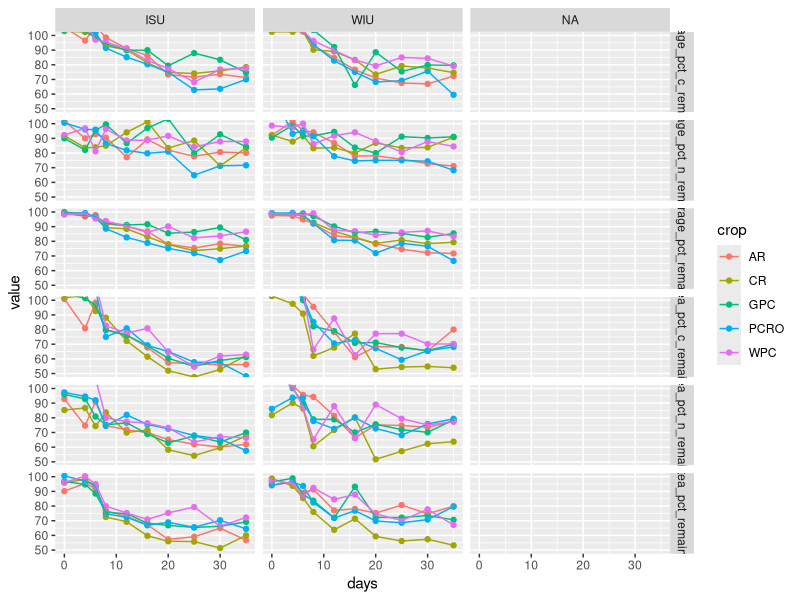
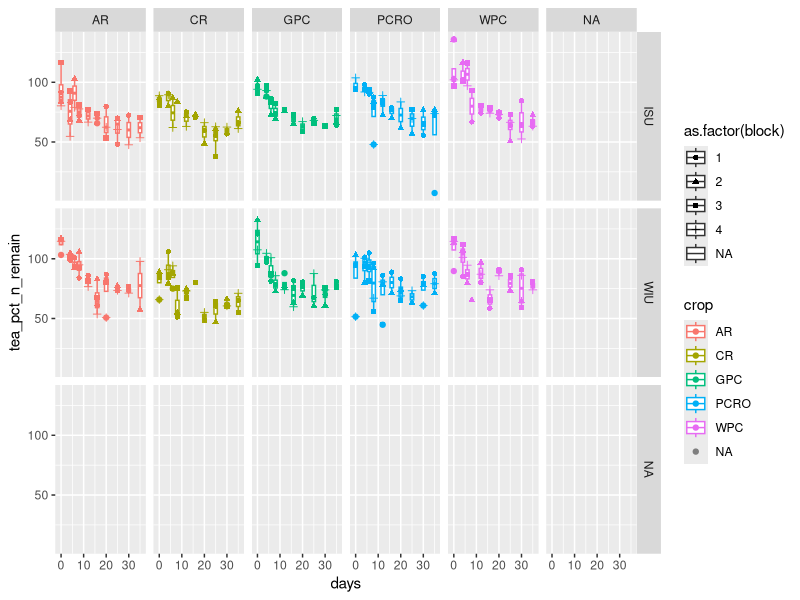

Source code (R) for these figures, in order: (Note: this script raises an error after producing the figures.)
# LIBRARIES ----
library(tidyverse)

# READ IN THE DATA ----
decomp.df <- read_csv("output/cleaned raw data.csv")

# GET COLUMNS ALL SET UP TO BE THE RIGHT KIND OF THING ----
decomp.df <- decomp.df %>%
  mutate(location = as.factor(location),
         crop = as.factor(crop),
         tea_initial_drywt_g = as.numeric(tea_initial_drywt_g))

# CALCULATE PERCENT MASS REMAINING ----

# forage bags ----

# forage bag percent remaining
decomp.df <- decomp.df %>%
  mutate(
    forage_mass_loss = forage_initial_drywt_g - forage_final_drywt_g,
    forage_pct_remain = (forage_final_drywt_g / forage_initial_drywt_g) * 100)

# proportion of nutrient remaining 
decomp.df <- decomp.df %>%
  mutate(
    forage_collected_prop_c = forage_pct_c / 100,
    forage_collected_prop_n = forage_pct_n / 100)

# pull out t0 carbon and nitrogen
decomp.df %>%
  group_by(location, crop) %>%
  summarize(forage_t0_prop_n = mean(forage_collected_prop_n, na.rm = TRUE)) %>%
  ungroup()

# calculate grams of c in t0 samples
decomp.df <- decomp.df %>%
  mutate(forage_t0_c_g = case_when(
    crop == "AR" & location == "ISU" ~ forage_initial_drywt_g * 0.398,
    crop == "CR" & location == "ISU" ~ forage_initial_drywt_g * 0.418,
    crop == "GPC" & location == "ISU" ~ forage_initial_drywt_g * 0.421,
    crop == "PCRO" & location == "ISU" ~ forage_initial_drywt_g * 0.426,
    crop == "WPC" & location == "ISU" ~ forage_initial_drywt_g * 0.401,
    crop == "AR" & location == "WIU" ~ forage_initial_drywt_g * 0.381,
    crop == "CR" & location == "WIU" ~ forage_initial_drywt_g * 0.404,
    crop == "GPC" & location == "WIU" ~ forage_initial_drywt_g * 0.382,
    crop == "PCRO" & location == "WIU" ~ forage_initial_drywt_g * 0.395,
    crop == "WPC" & location == "WIU" ~ forage_initial_drywt_g * 0.401
  ))

# calculate grams of n in t0 samples
decomp.df <- decomp.df %>%
  mutate(forage_t0_n_g = case_when(
    crop == "AR" & location == "ISU" ~ forage_initial_drywt_g * 0.0270,
    crop == "CR" & location == "ISU" ~ forage_initial_drywt_g * 0.0218,
    crop == "GPC" & location == "ISU" ~ forage_initial_drywt_g * 0.0240,
    crop == "PCRO" & location == "ISU" ~ forage_initial_drywt_g *0.0419,
    crop == "WPC" & location == "ISU" ~ forage_initial_drywt_g * 0.0284,
    crop == "AR" & location == "WIU" ~ forage_initial_drywt_g * 0.0270,
    crop == "CR" & location == "WIU" ~ forage_initial_drywt_g * 0.0206,
    crop == "GPC" & location == "WIU" ~ forage_initial_drywt_g * 0.0250,
    crop == "PCRO" & location == "WIU" ~ forage_initial_drywt_g *0.0344,
    crop == "WPC" & location == "WIU" ~ forage_initial_drywt_g * 0.0267
  ))

# calculate grams of c and n in when collected
decomp.df <- decomp.df %>%
  mutate(forage_collected_c_g = forage_final_drywt_g * forage_collected_prop_c,
         forage_collected_n_g = forage_final_drywt_g * forage_collected_prop_n)

# determine percent remaining
decomp.df <- decomp.df %>%
  mutate(forage_pct_c_remain = forage_collected_c_g / forage_t0_c_g * 100,
         forage_pct_n_remain = forage_collected_n_g / forage_t0_n_g * 100)

# tea bags ----

# tea bag percent remaining
decomp.df <- decomp.df %>%
  mutate(
    tea_mass_loss = tea_initial_drywt_g - tea_final_drywt_g,
    tea_pct_remain = (tea_final_drywt_g / tea_initial_drywt_g) * 100, na.rm = TRUE)

# proportion of nutrient remaining 
decomp.df <- decomp.df %>%
  mutate(
    tea_collected_prop_c = tea_pct_c / 100,
    tea_collected_prop_n = tea_pct_n / 100)

# pull out t0 carbon and nitrogen
decomp.df %>%
  group_by(location, crop) %>%
  summarize(tea_t0_prop_c = mean(tea_collected_prop_c, na.rm = TRUE)) %>%
  ungroup()

# calculate grams of c in t0 samples
decomp.df <- decomp.df %>%
  mutate(tea_t0_c_g = case_when(
    crop == "AR" & location == "ISU" ~ tea_initial_drywt_g * 0.437,
    crop == "CR" & location == "ISU" ~ tea_initial_drywt_g * 0.454,
    crop == "GPC" & location == "ISU" ~ tea_initial_drywt_g * 0.447,
    crop == "PCRO" & location == "ISU" ~ tea_initial_drywt_g *0.422,
    crop == "WPC" & location == "ISU" ~ tea_initial_drywt_g * 0.392,
    crop == "AR" & location == "WIU" ~ tea_initial_drywt_g * 0.382,
    crop == "CR" & location == "WIU" ~ tea_initial_drywt_g * 0.437,
    crop == "GPC" & location == "WIU" ~ tea_initial_drywt_g * 0.394,
    crop == "PCRO" & location == "WIU" ~ tea_initial_drywt_g *0.407,
    crop == "WPC" & location == "WIU" ~ tea_initial_drywt_g * 0.376
  ))

# calculate grams of n in t0 samples
decomp.df <- decomp.df %>%
  mutate(tea_t0_n_g = case_when(
    crop == "AR" & location == "ISU" ~ tea_initial_drywt_g * 0.0413,
    crop == "CR" & location == "ISU" ~ tea_initial_drywt_g * 0.0416,
    crop == "GPC" & location == "ISU" ~ tea_initial_drywt_g * 0.0404,
    crop == "PCRO" & location == "ISU" ~ tea_initial_drywt_g *0.0395,
    crop == "WPC" & location == "ISU" ~ tea_initial_drywt_g * 0.0366,
    crop == "AR" & location == "WIU" ~ tea_initial_drywt_g *0.0342,
    crop == "CR" & location == "WIU" ~ tea_initial_drywt_g * 0.0395,
    crop == "GPC" & location == "WIU" ~ tea_initial_drywt_g * 0.0360,
    crop == "PCRO" & location == "WIU" ~ tea_initial_drywt_g *0.0366,
    crop == "WPC" & location == "WIU" ~ tea_initial_drywt_g * 0.0339
  ))

# calculate grams of c and n in when collected
decomp.df <- decomp.df %>%
  mutate(tea_collected_c_g = tea_final_drywt_g * tea_collected_prop_c,
         tea_collected_n_g = tea_final_drywt_g * tea_collected_prop_n)

# determine percent remaining
decomp.df <- decomp.df %>%
  mutate(tea_pct_c_remain = tea_collected_c_g / tea_t0_c_g * 100,
         tea_pct_n_remain = tea_collected_n_g / tea_t0_n_g * 100)

# REMOVE COLUMNS WE WILL NOT USE IN THE FUTURE ----
decomp.df <- decomp.df %>%
  select(location, crop, block, days, forage_pct_remain, forage_pct_c_remain,
         forage_pct_n_remain,
         tea_pct_remain, tea_pct_c_remain, tea_pct_n_remain)

# PIVOT LONGER ----
decomp_long.df <- decomp.df %>%
  pivot_longer(cols = c(forage_pct_remain, forage_pct_c_remain, forage_pct_n_remain, 
                        tea_pct_remain, tea_pct_n_remain, tea_pct_c_remain),
               names_to = "variable",
               values_to = "value")

decomp_long.df %>%
  ggplot(aes(days, value, color = crop)) +
  stat_summary(fun = mean, geom = "point") +
  stat_summary(fun = mean, geom = "line") +
  facet_grid(variable~location) +
  coord_cartesian(ylim = c(50,100))

# SAVE THE OUTPUT TO A CSV ----
write_csv(decomp.df, file = "output/pct remaining data.csv")

# SOME EARLY PLOTTING ----

# bill to look at 
decomp.df %>%
  ggplot(aes(days, tea_pct_n_remain, color = crop, group = days, shape = as.factor(block))) +
  geom_boxplot() +
  # stat_summary(fun = mean, geom = "point", na.rm = TRUE) +
  # stat_summary(fun.data = mean_se, geom = "errorbar", na.rm = TRUE) +
  geom_point() +
  facet_grid(location~crop)

# LOOKING FOR OUTLIERS ----
outlier.df <- decomp.df %>%
  filter(location == "WIU") %>%
  filter(crop == "PCRO") 

test.df <- decomp.df %>%
  filter(location == "ISU") %>%
  filter(crop == "GPC") %>%
  filter(block == "1") %>%
  select(location, crop, block, days,
         forage_initial_drywt_g, forage_final_drywt_g, forage_pct_n, forage_prop_n, forage_initial_n_g,
         forage_final_n_g, forage_pct_n_remain)
